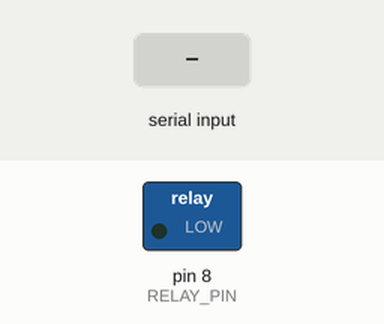
Recording of a sketch running on a simulated Arduino Uno, built with avr-gcc and run on an emulated ATmega328P. Parts: switched loads named in the sketch (green lamp = pin HIGH). The test bench sets the inputs (shaded band). What the sketch prints to the serial monitor is not drawn.

Above: at 1.2 s.
1.3 s: "POWER\n" received over Serial
At 1.7 s:
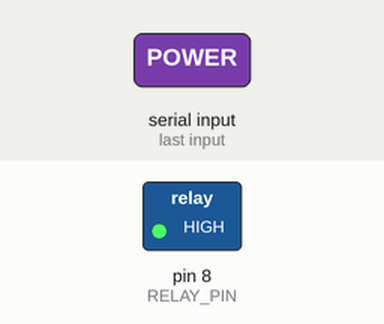
Timing chart, 0 to 4.3 s (numbered marks = the images above; inputs shaded):
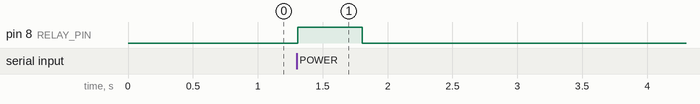

The sketch:

arduino.ino
```cpp
const int RELAY_PIN = 8;
const unsigned long PULSE_MS = 500;

String input = "";

void setup() {
  pinMode(RELAY_PIN, OUTPUT);
  digitalWrite(RELAY_PIN, LOW); // ajuste se seu rele for ativo em LOW
  Serial.begin(9600);
}

void triggerPower() {
  digitalWrite(RELAY_PIN, HIGH);
  delay(PULSE_MS);
  digitalWrite(RELAY_PIN, LOW);
}

void loop() {
  while (Serial.available()) {
    char c = Serial.read();

    if (c == '\n' || c == '\r') {
      input.trim();

      if (input == "POWER") {
        triggerPower();
        Serial.println("OK");
      }

      input = "";
    } else {
      input += c;
    }
  }
}
```

Measured:
- after the input at 1.3 s, pin 8 (RELAY_PIN): LOW → HIGH at once, → LOW 0.50 s later
